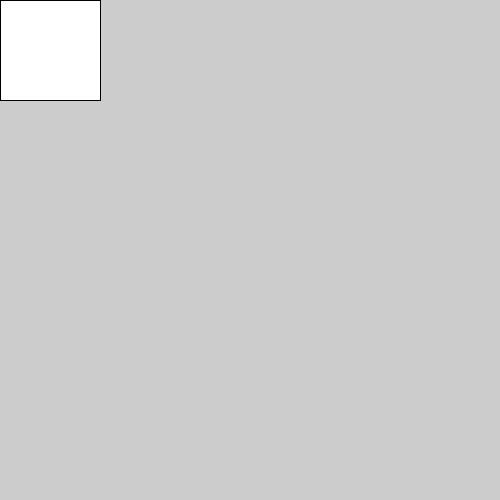
Frame 1 (no input)
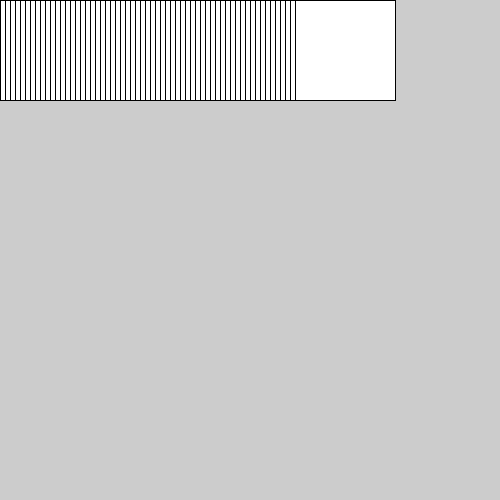
Frame 60 (the mouse pressed at the canvas centre just before this capture)
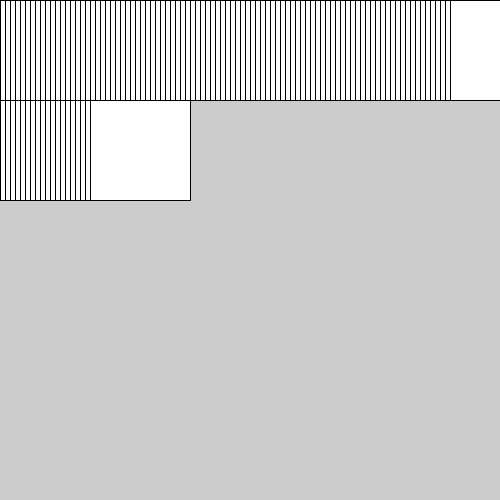
Frame 120 (the mouse held since frame 60 and released just before this capture)

The Processing sketch that drew these frames (run headless with seeded random() and noise(); from frame 60 on, the mouse is pressed at the canvas centre):

// Processing sketch: squaringNumbersFunction
// ── squaringNumbersFunction.pde
int x, y; 
int size = 100; 
void setup(){
 size(500, 500); 
 x = size/2; 
 y = size/2; 
 rectMode(CENTER); 
}

void draw(){
  rect(x, y, size, size); 
   x+=5; 
  if(x>width || y>height){ //x position goes beyond my screen
  //then reset x position to 0
    x = 0; 
    y = y + size;
     
  }
  println(squareNumber(5)); 
}

int squareNumber(int num){
  //return int(sq(num)); 
  //return num*num;
  return int(pow(num, 2)); 
  
}
